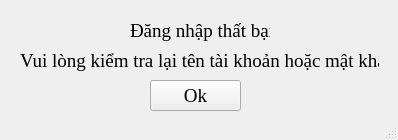
<?xml version="1.0" encoding="UTF-8"?>
<ui version="4.0">
 <class>MainWindow</class>
 <widget class="QMainWindow" name="MainWindow">
  <property name="geometry">
   <rect>
    <x>0</x>
    <y>0</y>
    <width>398</width>
    <height>140</height>
   </rect>
  </property>
  <property name="maximumSize">
   <size>
    <width>400</width>
    <height>140</height>
   </size>
  </property>
  <property name="font">
   <font>
    <family>Times New Roman</family>
    <pointsize>14</pointsize>
   </font>
  </property>
  <property name="windowTitle">
   <string>Thông báo</string>
  </property>
  <widget class="QWidget" name="centralwidget">
   <widget class="QLabel" name="label">
    <property name="geometry">
     <rect>
      <x>130</x>
      <y>20</y>
      <width>140</width>
      <height>22</height>
     </rect>
    </property>
    <property name="text">
     <string>&lt;html&gt;&lt;head/&gt;&lt;body&gt;&lt;p&gt;Đăng nhập thất bại&lt;/p&gt;&lt;/body&gt;&lt;/html&gt;</string>
    </property>
   </widget>
   <widget class="QLabel" name="label_2">
    <property name="geometry">
     <rect>
      <x>20</x>
      <y>50</y>
      <width>359</width>
      <height>21</height>
     </rect>
    </property>
    <property name="text">
     <string>Vui lòng kiểm tra lại tên tài khoản hoặc mật khẩu</string>
    </property>
   </widget>
   <widget class="QPushButton" name="pushButton">
    <property name="geometry">
     <rect>
      <x>150</x>
      <y>80</y>
      <width>91</width>
      <height>31</height>
     </rect>
    </property>
    <property name="text">
     <string>Ok</string>
    </property>
   </widget>
  </widget>
  <widget class="QMenuBar" name="menubar">
   <property name="geometry">
    <rect>
     <x>0</x>
     <y>0</y>
     <width>398</width>
     <height>27</height>
    </rect>
   </property>
  </widget>
  <widget class="QStatusBar" name="statusbar"/>
 </widget>
 <resources/>
 <connections/>
</ui>
